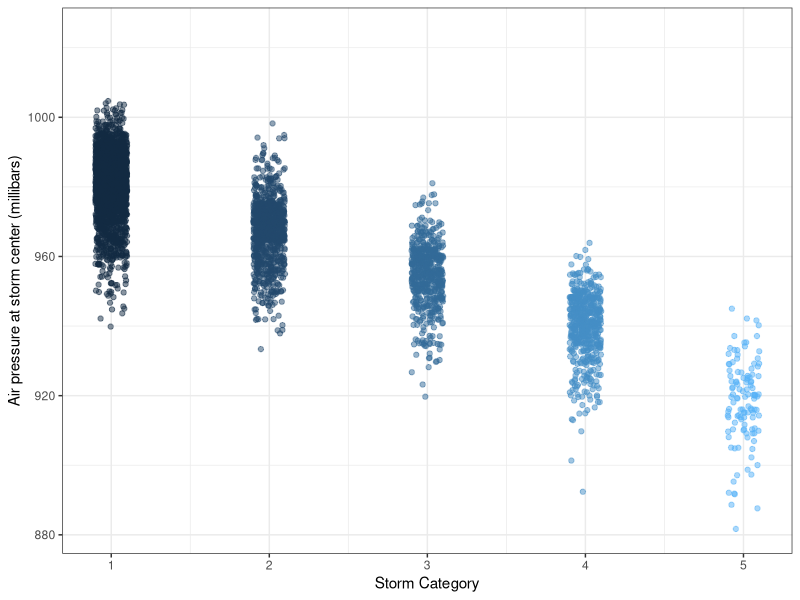

Generate this figure with R:
## ---- chunk 1
knitr::opts_chunk$set(echo = TRUE)
library(tidyverse)
## ---- chunk 2
summary(storms)
## ---- chunk 3
names(storms)
## ---- chunk 4
ggplot(data = storms, aes(x = category, y = pressure)) +
  geom_jitter(width = 0.1, 
              alpha = 0.5,
              aes(color = category),
              show.legend = FALSE) +
  labs(x = "Storm Category", 
       y = "Air pressure at storm center (millibars)"
       ) +
  theme_bw()
